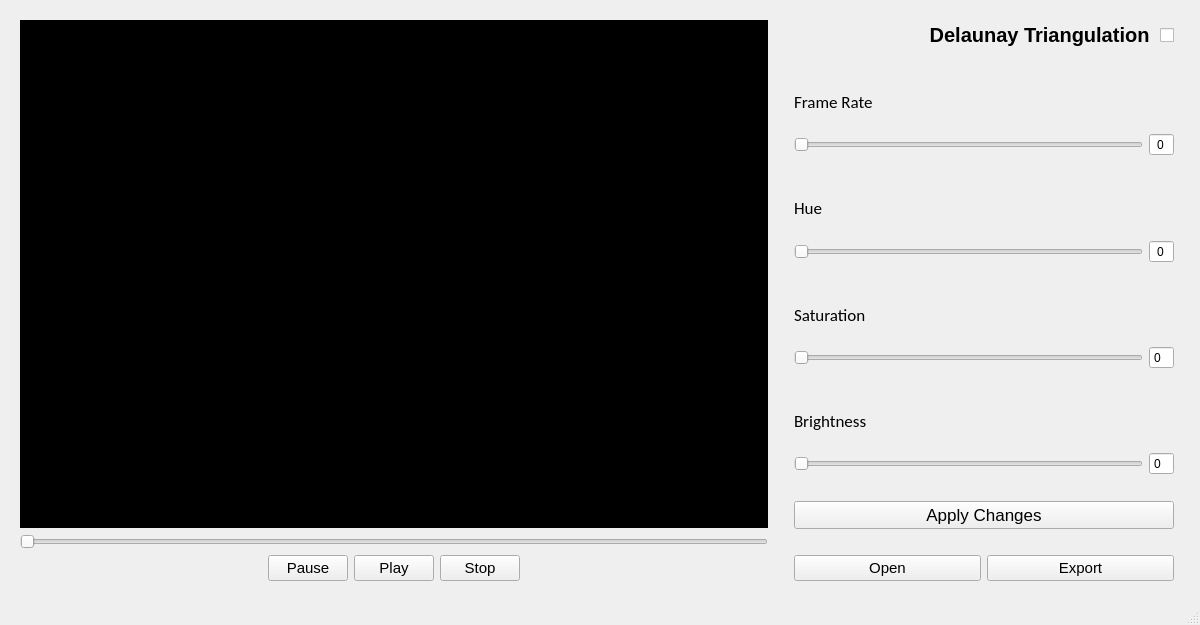
<?xml version="1.0" encoding="UTF-8"?>
<ui version="4.0">
 <class>MainWindow</class>
 <widget class="QMainWindow" name="MainWindow">
  <property name="geometry">
   <rect>
    <x>0</x>
    <y>0</y>
    <width>1200</width>
    <height>625</height>
   </rect>
  </property>
  <property name="font">
   <font>
    <pointsize>11</pointsize>
   </font>
  </property>
  <property name="windowTitle">
   <string>Delaunay's Dream</string>
  </property>
  <property name="windowIcon">
   <iconset>
    <normaloff>film.svg</normaloff>film.svg</iconset>
  </property>
  <property name="toolTip">
   <string/>
  </property>
  <property name="statusTip">
   <string>Delaunay's Dream</string>
  </property>
  <widget class="QWidget" name="centralwidget">
   <widget class="QWidget" name="layoutWidget">
    <property name="geometry">
     <rect>
      <x>0</x>
      <y>0</y>
      <width>1194</width>
      <height>601</height>
     </rect>
    </property>
    <layout class="QVBoxLayout" name="verticalLayout">
     <item>
      <spacer name="top_window_spacer">
       <property name="orientation">
        <enum>Qt::Horizontal</enum>
       </property>
       <property name="sizeHint" stdset="0">
        <size>
         <width>1058</width>
         <height>20</height>
        </size>
       </property>
      </spacer>
     </item>
     <item>
      <layout class="QHBoxLayout" name="horizontalLayout_9">
       <item>
        <spacer name="left_window_spacer">
         <property name="orientation">
          <enum>Qt::Vertical</enum>
         </property>
         <property name="sizeHint" stdset="0">
          <size>
           <width>20</width>
           <height>538</height>
          </size>
         </property>
        </spacer>
       </item>
       <item>
        <layout class="QHBoxLayout" name="horizontalLayout_8">
         <item>
          <layout class="QVBoxLayout" name="video_playback_layout">
           <item>
            <widget class="QLabel" name="video">
             <property name="statusTip">
              <string>filename.mp4</string>
             </property>
             <property name="styleSheet">
              <string notr="true">background-color: rgb(0, 0, 0);</string>
             </property>
             <property name="text">
              <string/>
             </property>
             <property name="pixmap">
              <pixmap>image.jpg</pixmap>
             </property>
             <property name="scaledContents">
              <bool>true</bool>
             </property>
            </widget>
           </item>
           <item>
            <widget class="QSlider" name="playback_slider">
             <property name="toolTip">
              <string/>
             </property>
             <property name="statusTip">
              <string>0:00</string>
             </property>
             <property name="maximum">
              <number>99</number>
             </property>
             <property name="orientation">
              <enum>Qt::Horizontal</enum>
             </property>
            </widget>
           </item>
           <item>
            <layout class="QHBoxLayout" name="video_buttons_layout">
             <item>
              <spacer name="left_playback_spacer">
               <property name="orientation">
                <enum>Qt::Horizontal</enum>
               </property>
               <property name="sizeHint" stdset="0">
                <size>
                 <width>248</width>
                 <height>20</height>
                </size>
               </property>
              </spacer>
             </item>
             <item>
              <widget class="QPushButton" name="pause_button">
               <property name="font">
                <font>
                 <family>Arial</family>
                 <pointsize>11</pointsize>
                </font>
               </property>
               <property name="statusTip">
                <string>Pause</string>
               </property>
               <property name="text">
                <string>Pause</string>
               </property>
              </widget>
             </item>
             <item>
              <widget class="QPushButton" name="play_button">
               <property name="font">
                <font>
                 <family>Arial</family>
                 <pointsize>11</pointsize>
                </font>
               </property>
               <property name="statusTip">
                <string>Play</string>
               </property>
               <property name="text">
                <string>Play</string>
               </property>
              </widget>
             </item>
             <item>
              <widget class="QPushButton" name="stop_button">
               <property name="font">
                <font>
                 <family>Arial</family>
                 <pointsize>11</pointsize>
                </font>
               </property>
               <property name="statusTip">
                <string>Stop</string>
               </property>
               <property name="text">
                <string>Stop</string>
               </property>
              </widget>
             </item>
             <item>
              <spacer name="right_playback_spacer">
               <property name="orientation">
                <enum>Qt::Horizontal</enum>
               </property>
               <property name="sizeHint" stdset="0">
                <size>
                 <width>248</width>
                 <height>20</height>
                </size>
               </property>
              </spacer>
             </item>
            </layout>
           </item>
          </layout>
         </item>
         <item>
          <spacer name="middle_window_spacer">
           <property name="orientation">
            <enum>Qt::Vertical</enum>
           </property>
           <property name="sizeHint" stdset="0">
            <size>
             <width>20</width>
             <height>498</height>
            </size>
           </property>
          </spacer>
         </item>
         <item>
          <layout class="QVBoxLayout" name="side_panel_layout">
           <item>
            <widget class="QCheckBox" name="triangulation_check_box">
             <property name="font">
              <font>
               <family>Arial</family>
               <pointsize>15</pointsize>
               <weight>75</weight>
               <bold>true</bold>
              </font>
             </property>
             <property name="statusTip">
              <string>Triangulate Filter</string>
             </property>
             <property name="layoutDirection">
              <enum>Qt::RightToLeft</enum>
             </property>
             <property name="text">
              <string>Delaunay Triangulation </string>
             </property>
             <property name="iconSize">
              <size>
               <width>16</width>
               <height>16</height>
              </size>
             </property>
             <property name="tristate">
              <bool>false</bool>
             </property>
            </widget>
           </item>
           <item>
            <spacer name="triangulate_frame_spacer">
             <property name="orientation">
              <enum>Qt::Horizontal</enum>
             </property>
             <property name="sizeHint" stdset="0">
              <size>
               <width>228</width>
               <height>20</height>
              </size>
             </property>
            </spacer>
           </item>
           <item>
            <widget class="QLabel" name="frame_rate_label">
             <property name="font">
              <font>
               <family>Calibri</family>
               <pointsize>13</pointsize>
              </font>
             </property>
             <property name="text">
              <string>Frame Rate</string>
             </property>
            </widget>
           </item>
           <item>
            <layout class="QHBoxLayout" name="frame_rate_layout">
             <item>
              <widget class="QSlider" name="frame_rate_slider">
               <property name="statusTip">
                <string>Adjust Frame Rate</string>
               </property>
               <property name="orientation">
                <enum>Qt::Horizontal</enum>
               </property>
              </widget>
             </item>
             <item>
              <widget class="QSpinBox" name="frame_rate_spinBox">
               <property name="font">
                <font>
                 <family>Arial</family>
                 <pointsize>9</pointsize>
                </font>
               </property>
               <property name="statusTip">
                <string>Adjust Frame Rate</string>
               </property>
               <property name="alignment">
                <set>Qt::AlignCenter</set>
               </property>
               <property name="buttonSymbols">
                <enum>QAbstractSpinBox::NoButtons</enum>
               </property>
               <property name="maximum">
                <number>99</number>
               </property>
              </widget>
             </item>
            </layout>
           </item>
           <item>
            <spacer name="frame_hue_spacer">
             <property name="orientation">
              <enum>Qt::Horizontal</enum>
             </property>
             <property name="sizeHint" stdset="0">
              <size>
               <width>228</width>
               <height>20</height>
              </size>
             </property>
            </spacer>
           </item>
           <item>
            <widget class="QLabel" name="hue_Label">
             <property name="font">
              <font>
               <family>Calibri</family>
               <pointsize>13</pointsize>
              </font>
             </property>
             <property name="text">
              <string>Hue</string>
             </property>
            </widget>
           </item>
           <item>
            <layout class="QHBoxLayout" name="hue_layout">
             <item>
              <widget class="QSlider" name="hue_slider">
               <property name="statusTip">
                <string>Adjust Hue</string>
               </property>
               <property name="orientation">
                <enum>Qt::Horizontal</enum>
               </property>
              </widget>
             </item>
             <item>
              <widget class="QSpinBox" name="hue_spinBox">
               <property name="font">
                <font>
                 <family>Arial</family>
                 <pointsize>9</pointsize>
                </font>
               </property>
               <property name="statusTip">
                <string>Adjust Hue</string>
               </property>
               <property name="alignment">
                <set>Qt::AlignCenter</set>
               </property>
               <property name="buttonSymbols">
                <enum>QAbstractSpinBox::NoButtons</enum>
               </property>
               <property name="maximum">
                <number>99</number>
               </property>
              </widget>
             </item>
            </layout>
           </item>
           <item>
            <spacer name="hue_saturation_spacer">
             <property name="orientation">
              <enum>Qt::Horizontal</enum>
             </property>
             <property name="sizeHint" stdset="0">
              <size>
               <width>228</width>
               <height>20</height>
              </size>
             </property>
            </spacer>
           </item>
           <item>
            <widget class="QLabel" name="saturation_label">
             <property name="font">
              <font>
               <family>Calibri</family>
               <pointsize>13</pointsize>
              </font>
             </property>
             <property name="text">
              <string>Saturation</string>
             </property>
            </widget>
           </item>
           <item>
            <layout class="QHBoxLayout" name="saturation_layout">
             <item>
              <widget class="QSlider" name="saturation_slider">
               <property name="statusTip">
                <string>Adjust Saturation</string>
               </property>
               <property name="orientation">
                <enum>Qt::Horizontal</enum>
               </property>
              </widget>
             </item>
             <item>
              <widget class="QSpinBox" name="saturation_spinBox">
               <property name="font">
                <font>
                 <family>Arial</family>
                 <pointsize>9</pointsize>
                </font>
               </property>
               <property name="statusTip">
                <string>Adjust Saturation</string>
               </property>
               <property name="buttonSymbols">
                <enum>QAbstractSpinBox::NoButtons</enum>
               </property>
               <property name="maximum">
                <number>99</number>
               </property>
              </widget>
             </item>
            </layout>
           </item>
           <item>
            <spacer name="saturation_brightness_spacer">
             <property name="orientation">
              <enum>Qt::Horizontal</enum>
             </property>
             <property name="sizeHint" stdset="0">
              <size>
               <width>228</width>
               <height>20</height>
              </size>
             </property>
            </spacer>
           </item>
           <item>
            <widget class="QLabel" name="brightness_label">
             <property name="font">
              <font>
               <family>Calibri</family>
               <pointsize>13</pointsize>
              </font>
             </property>
             <property name="text">
              <string>Brightness</string>
             </property>
            </widget>
           </item>
           <item>
            <layout class="QHBoxLayout" name="brightness_layout">
             <item>
              <widget class="QSlider" name="brightness_slider">
               <property name="statusTip">
                <string>Adjust Brightness</string>
               </property>
               <property name="orientation">
                <enum>Qt::Horizontal</enum>
               </property>
              </widget>
             </item>
             <item>
              <widget class="QSpinBox" name="brightness_spinBox">
               <property name="font">
                <font>
                 <family>Arial</family>
                 <pointsize>9</pointsize>
                </font>
               </property>
               <property name="statusTip">
                <string>Adjust Brightness</string>
               </property>
               <property name="buttonSymbols">
                <enum>QAbstractSpinBox::NoButtons</enum>
               </property>
               <property name="maximum">
                <number>99</number>
               </property>
              </widget>
             </item>
            </layout>
           </item>
           <item>
            <spacer name="brightness_apply_spacer">
             <property name="orientation">
              <enum>Qt::Horizontal</enum>
             </property>
             <property name="sizeHint" stdset="0">
              <size>
               <width>228</width>
               <height>20</height>
              </size>
             </property>
            </spacer>
           </item>
           <item>
            <widget class="QPushButton" name="apply_changes_button">
             <property name="font">
              <font>
               <family>Arial</family>
               <pointsize>13</pointsize>
              </font>
             </property>
             <property name="statusTip">
              <string>Apply Changes</string>
             </property>
             <property name="text">
              <string>Apply Changes</string>
             </property>
            </widget>
           </item>
           <item>
            <spacer name="above_open_export_spacer">
             <property name="orientation">
              <enum>Qt::Horizontal</enum>
             </property>
             <property name="sizeHint" stdset="0">
              <size>
               <width>228</width>
               <height>20</height>
              </size>
             </property>
            </spacer>
           </item>
           <item>
            <layout class="QHBoxLayout" name="open_export_layout">
             <item>
              <widget class="QPushButton" name="open_button">
               <property name="statusTip">
                <string>Open File</string>
               </property>
               <property name="text">
                <string>Open</string>
               </property>
              </widget>
             </item>
             <item>
              <widget class="QPushButton" name="export_button">
               <property name="statusTip">
                <string>Save As...</string>
               </property>
               <property name="text">
                <string>Export</string>
               </property>
              </widget>
             </item>
            </layout>
           </item>
          </layout>
         </item>
        </layout>
       </item>
       <item>
        <spacer name="right_window_spacer">
         <property name="orientation">
          <enum>Qt::Vertical</enum>
         </property>
         <property name="sizeHint" stdset="0">
          <size>
           <width>20</width>
           <height>538</height>
          </size>
         </property>
        </spacer>
       </item>
      </layout>
     </item>
     <item>
      <spacer name="bottom_window_spacer">
       <property name="orientation">
        <enum>Qt::Horizontal</enum>
       </property>
       <property name="sizeHint" stdset="0">
        <size>
         <width>1058</width>
         <height>20</height>
        </size>
       </property>
      </spacer>
     </item>
    </layout>
   </widget>
  </widget>
  <widget class="QStatusBar" name="statusbar"/>
  <action name="actionOpen">
   <property name="text">
    <string>Open</string>
   </property>
  </action>
  <action name="actionSave">
   <property name="text">
    <string>Save</string>
   </property>
  </action>
  <action name="actionSave_As">
   <property name="text">
    <string>Save As...</string>
   </property>
  </action>
  <action name="actionNew">
   <property name="text">
    <string>New</string>
   </property>
  </action>
  <action name="actionNew_Window">
   <property name="text">
    <string>New Window</string>
   </property>
  </action>
 </widget>
 <resources/>
 <connections>
  <connection>
   <sender>frame_rate_spinBox</sender>
   <signal>valueChanged(int)</signal>
   <receiver>frame_rate_slider</receiver>
   <slot>setValue(int)</slot>
   <hints>
    <hint type="sourcelabel">
     <x>1158</x>
     <y>122</y>
    </hint>
    <hint type="destinationlabel">
     <x>1133</x>
     <y>129</y>
    </hint>
   </hints>
  </connection>
  <connection>
   <sender>frame_rate_slider</sender>
   <signal>valueChanged(int)</signal>
   <receiver>frame_rate_spinBox</receiver>
   <slot>setValue(int)</slot>
   <hints>
    <hint type="sourcelabel">
     <x>1090</x>
     <y>132</y>
    </hint>
    <hint type="destinationlabel">
     <x>1157</x>
     <y>137</y>
    </hint>
   </hints>
  </connection>
  <connection>
   <sender>hue_slider</sender>
   <signal>valueChanged(int)</signal>
   <receiver>hue_spinBox</receiver>
   <slot>setValue(int)</slot>
   <hints>
    <hint type="sourcelabel">
     <x>1125</x>
     <y>209</y>
    </hint>
    <hint type="destinationlabel">
     <x>1145</x>
     <y>214</y>
    </hint>
   </hints>
  </connection>
  <connection>
   <sender>hue_spinBox</sender>
   <signal>valueChanged(int)</signal>
   <receiver>hue_slider</receiver>
   <slot>setValue(int)</slot>
   <hints>
    <hint type="sourcelabel">
     <x>1146</x>
     <y>221</y>
    </hint>
    <hint type="destinationlabel">
     <x>1137</x>
     <y>221</y>
    </hint>
   </hints>
  </connection>
  <connection>
   <sender>saturation_slider</sender>
   <signal>valueChanged(int)</signal>
   <receiver>saturation_spinBox</receiver>
   <slot>setValue(int)</slot>
   <hints>
    <hint type="sourcelabel">
     <x>1122</x>
     <y>294</y>
    </hint>
    <hint type="destinationlabel">
     <x>1149</x>
     <y>294</y>
    </hint>
   </hints>
  </connection>
  <connection>
   <sender>saturation_spinBox</sender>
   <signal>valueChanged(int)</signal>
   <receiver>saturation_slider</receiver>
   <slot>setValue(int)</slot>
   <hints>
    <hint type="sourcelabel">
     <x>1147</x>
     <y>306</y>
    </hint>
    <hint type="destinationlabel">
     <x>1129</x>
     <y>306</y>
    </hint>
   </hints>
  </connection>
  <connection>
   <sender>brightness_slider</sender>
   <signal>valueChanged(int)</signal>
   <receiver>brightness_spinBox</receiver>
   <slot>setValue(int)</slot>
   <hints>
    <hint type="sourcelabel">
     <x>1097</x>
     <y>388</y>
    </hint>
    <hint type="destinationlabel">
     <x>1148</x>
     <y>388</y>
    </hint>
   </hints>
  </connection>
  <connection>
   <sender>brightness_spinBox</sender>
   <signal>valueChanged(int)</signal>
   <receiver>brightness_slider</receiver>
   <slot>setValue(int)</slot>
   <hints>
    <hint type="sourcelabel">
     <x>1152</x>
     <y>377</y>
    </hint>
    <hint type="destinationlabel">
     <x>1124</x>
     <y>377</y>
    </hint>
   </hints>
  </connection>
  <connection>
   <sender>apply_changes_button</sender>
   <signal>toggled(bool)</signal>
   <receiver>video</receiver>
   <slot>clear()</slot>
   <hints>
    <hint type="sourcelabel">
     <x>926</x>
     <y>474</y>
    </hint>
    <hint type="destinationlabel">
     <x>845</x>
     <y>463</y>
    </hint>
   </hints>
  </connection>
  <connection>
   <sender>open_button</sender>
   <signal>toggled(bool)</signal>
   <receiver>video</receiver>
   <slot>clear()</slot>
   <hints>
    <hint type="sourcelabel">
     <x>960</x>
     <y>554</y>
    </hint>
    <hint type="destinationlabel">
     <x>850</x>
     <y>493</y>
    </hint>
   </hints>
  </connection>
  <connection>
   <sender>export_button</sender>
   <signal>toggled(bool)</signal>
   <receiver>video</receiver>
   <slot>clear()</slot>
   <hints>
    <hint type="sourcelabel">
     <x>1063</x>
     <y>552</y>
    </hint>
    <hint type="destinationlabel">
     <x>868</x>
     <y>492</y>
    </hint>
   </hints>
  </connection>
  <connection>
   <sender>triangulation_check_box</sender>
   <signal>toggled(bool)</signal>
   <receiver>apply_changes_button</receiver>
   <slot>setChecked(bool)</slot>
   <hints>
    <hint type="sourcelabel">
     <x>930</x>
     <y>38</y>
    </hint>
    <hint type="destinationlabel">
     <x>939</x>
     <y>462</y>
    </hint>
   </hints>
  </connection>
  <connection>
   <sender>playback_slider</sender>
   <signal>valueChanged(int)</signal>
   <receiver>video</receiver>
   <slot>setNum(int)</slot>
   <hints>
    <hint type="sourcelabel">
     <x>356</x>
     <y>524</y>
    </hint>
    <hint type="destinationlabel">
     <x>356</x>
     <y>505</y>
    </hint>
   </hints>
  </connection>
  <connection>
   <sender>pause_button</sender>
   <signal>toggled(bool)</signal>
   <receiver>video</receiver>
   <slot>clear()</slot>
   <hints>
    <hint type="sourcelabel">
     <x>384</x>
     <y>550</y>
    </hint>
    <hint type="destinationlabel">
     <x>392</x>
     <y>478</y>
    </hint>
   </hints>
  </connection>
  <connection>
   <sender>play_button</sender>
   <signal>toggled(bool)</signal>
   <receiver>video</receiver>
   <slot>clear()</slot>
   <hints>
    <hint type="sourcelabel">
     <x>448</x>
     <y>555</y>
    </hint>
    <hint type="destinationlabel">
     <x>444</x>
     <y>462</y>
    </hint>
   </hints>
  </connection>
  <connection>
   <sender>stop_button</sender>
   <signal>toggled(bool)</signal>
   <receiver>video</receiver>
   <slot>clear()</slot>
   <hints>
    <hint type="sourcelabel">
     <x>527</x>
     <y>560</y>
    </hint>
    <hint type="destinationlabel">
     <x>548</x>
     <y>461</y>
    </hint>
   </hints>
  </connection>
 </connections>
</ui>
